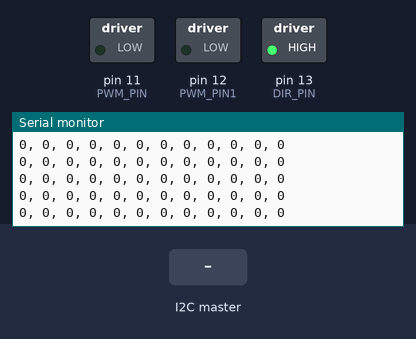
The sketch below on a simulated Arduino Uno, built with avr-gcc and run on an emulated ATmega328P. Shown: switched loads named in the sketch (green lamp = pin HIGH), the last lines printed to the serial monitor. Inputs (shaded band) come from the test bench.

Above: at 1.2 s.
1.3 s: the I2C master sends the byte 1
At 1.8 s:
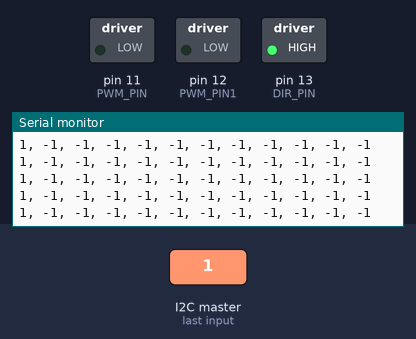
4.3 s: the I2C master sends the byte 200
At 4.8 s:
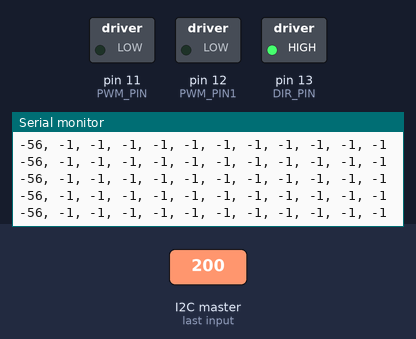
7.3 s: the I2C master sends the byte 0
At 8.4 s:
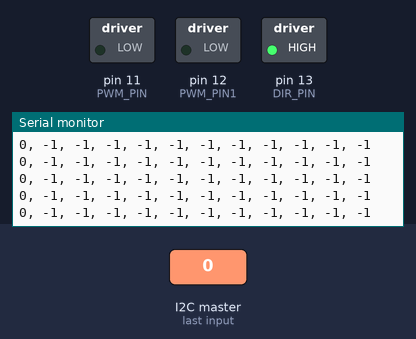
Timing chart, 0 to 9.7 s (numbered marks = the images above; inputs shaded):
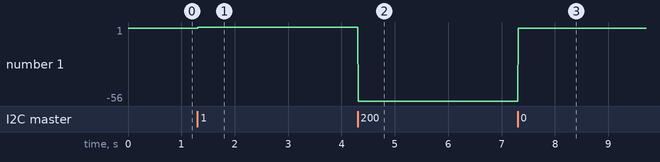

Measured:
- after the input at 1.3 s, the serial monitor: prints a new line at once (image 1)
- after the input at 4.3 s, the serial monitor: prints a new line at once (image 2)
- after the input at 7.3 s, the serial monitor: prints a new line at once (image 3)
- plotted number 1: 0 → 1 after the input at 1.3 s, 1 → -56 after the input at 4.3 s, -56 → 0 after the input at 7.3 s

The sketch:

slave_encoder_motor.ino
```cpp
#include <Wire.h>

#define DIR_PIN 13
#define PWM_PIN 11
#define PWM_PIN1 12

unsigned long lastStepTimeMotor1 = 0;
unsigned long lastStepTimeMotor2 = 0;
const unsigned long stepIntervalMotor1 = 6000; // Interval for Motor 1 steps
const unsigned long stepIntervalMotor2 = 1; // Interval for Motor 2 steps

boolean nextStep;

// #define ENCODER_PIN_A 18 // Pin connected to encoder A
// #define ENCODER_PIN_B 19 // Pin connected to encoder B

int enablePin = 7;
int state = 0;

// volatile int16_t encoderPos = 0;
// volatile int16_t prevEncoderPos = 0;

// volatile int encoderPos = 0; // Tracks the position of the encoder
// volatile bool encoderDirection; // Tracks the direction of rotation

int8_t lx, ly, rx, ry, up, down, left, right, tri, squ, circle, cross;

// void readEncoder();

void setup() {
  Serial.begin(115200);

  Wire.begin(7);
  Wire.onReceive(receiveEvent);
  stopMotor();

  pinMode(DIR_PIN, OUTPUT);
  pinMode(PWM_PIN, OUTPUT);
  pinMode(PWM_PIN1, OUTPUT);

  digitalWrite(enablePin, LOW);
  digitalWrite(DIR_PIN, HIGH);

  // pinMode(ENCODER_PIN_A, INPUT_PULLUP);
  // pinMode(ENCODER_PIN_B, INPUT_PULLUP);

  // Attach interrupts for the encoder pins
  // attachInterrupt(digitalPinToInterrupt(ENCODER_PIN_A), readEncoder, CHANGE);
  // attachInterrupt(digitalPinToInterrupt(circle), state, RISING);

  Serial.println("System ready...");
}

void receiveEvent(int bytes) {
  while (Wire.available()) {
    lx = Wire.read();
    ly = Wire.read();
    rx = Wire.read();
    ry = Wire.read();
    up = Wire.read();
    down = Wire.read();
    left = Wire.read();
    right = Wire.read();
    tri = Wire.read();
    squ = Wire.read();
    circle = Wire.read();
    cross = Wire.read();
    // Serial.print(circle);
    // Serial.println(cross);
  }
}

void loop() {
  Serial.print(lx);
  Serial.print(", ");
  Serial.print(ly);
  Serial.print(", ");
  Serial.print(rx);
  Serial.print(", ");
  Serial.print(ry);
  Serial.print(", ");
  Serial.print(up);
  Serial.print(", ");
  Serial.print(down);
  Serial.print(", ");
  Serial.print(left);
  Serial.print(", ");
  Serial.print(right);
  Serial.print(", ");
  Serial.print(tri);
  Serial.print(", ");
  Serial.print(squ);
  Serial.print(", ");
  Serial.print(circle);
  Serial.print(", ");
  Serial.println(cross);
  // delay(100);

  if (circle == 1) {
    state = 1;
  } else if (cross == 1) {
    state = 0;
  }
  if (state == 1) {
    unsigned long currentTime = micros();

    // Motor 1 logic
    if (currentTime - lastStepTimeMotor1 >= stepIntervalMotor1) {
      nextStep = !nextStep;
      digitalWrite(PWM_PIN, nextStep);
      lastStepTimeMotor1 = currentTime;
      // delayMicroseconds(1); // Small pulse for HIGH
      // digitalWrite(PWM_PIN, LOW);
    }

    // Motor 2 logic
    if (currentTime - lastStepTimeMotor2 >= stepIntervalMotor2) {
      lastStepTimeMotor2 = currentTime;
      digitalWrite(PWM_PIN1, HIGH);
      delayMicroseconds(1); // Small pulse for HIGH
      digitalWrite(PWM_PIN1, LOW);
    }
  } else {
    stopMotor();
  }
}

void rotateMotor() {
  // for (int i = 0; i < 400; i++)
  {
    digitalWrite(PWM_PIN, HIGH);
    delayMicroseconds(7000);
    digitalWrite(PWM_PIN, LOW);
    delayMicroseconds(7000);
  }
}
void rotateMotor1() {
  // digitalWrite(DIR_PIN, HIGH);
  // for (int i = 0; i < 400; i++)
  {
    digitalWrite(PWM_PIN1, HIGH);
    delayMicroseconds(1100);
    digitalWrite(PWM_PIN1, LOW);
    delayMicroseconds(1100);
  }
}

void stopMotor() {
  digitalWrite(enablePin, HIGH);
}
```

encoder.ino
```cpp
// void readEncoder() {
//   // Read the encoder pins

//   // Display encoder position and direction
//   static int lastPosition = 0;

//   if(state == 1){
//     if (encoderPos != lastPosition) {
//     lastPosition = encoderPos;
//     Serial.print("Position: ");
//     Serial.print(encoderPos);
//     Serial.print(" | Direction: ");
//     Serial.println(encoderDirection ? "CW" : "CCW");
//     }

//     int stateA = digitalRead(ENCODER_PIN_A);
//     int stateB = digitalRead(ENCODER_PIN_B);

//     if(stateA == stateB)
//     {
//       encoderPos ++;
//       encoderDirection = true;
//     }
//     else
//     {
//       encoderPos --;
//       encoderDirection = false;
//     }
//   }
// }
```
